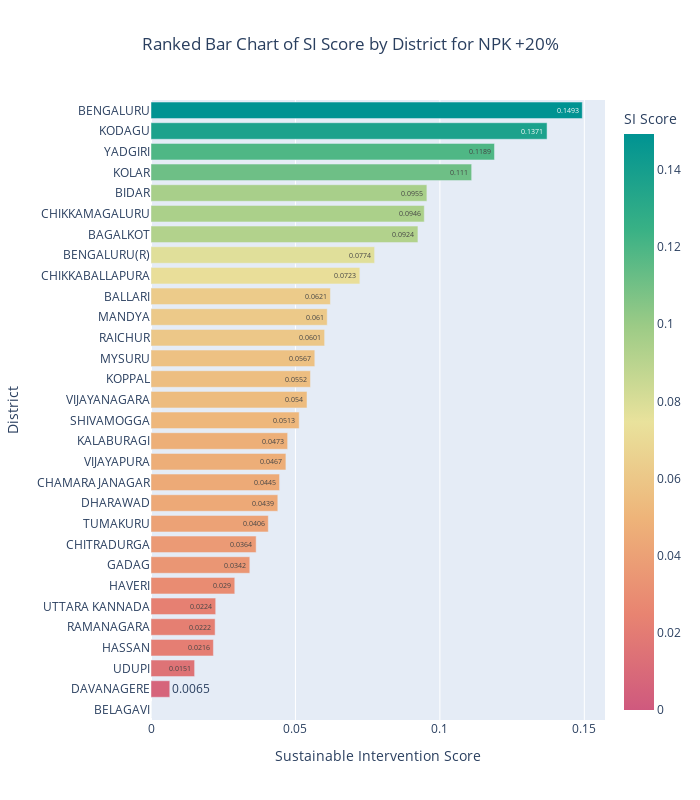

Notebook cell for this chart:
### Code cell
import plotly.express as px
ranked_df = result_df[['node', 'SI_Score']].sort_values(by='SI_Score', ascending=True)
ranked_df = ranked_df[ranked_df['SI_Score'] <= 5]

ranked_df = ranked_df.dropna()

ranked_df['SI_Score'] = ranked_df['SI_Score'].round(4)

fig = px.bar(
    ranked_df,
    x='SI_Score',        
    y='node',            
    text='SI_Score',     
    title='Ranked Bar Chart of SI Score by District for NPK +20%',
    labels={'node': 'District', 'SI_Score': 'SI Score'},
    color='SI_Score',    
    color_continuous_scale='Temps_r'
)

fig.update_layout(
    width=700,
    height=800,
    xaxis_title='Sustainable Intervention Score',
    yaxis_title='District',
    title_x=0.5 
)

fig.show()

### Figure 1 — Plotly figure (JSON) as saved in the notebook; plotly's stock layout.template omitted (floating-point values rounded to 4 significant figures)
{"data": [{"alignmentgroup": "True", "hovertemplate": "SI Score=%{marker.color}<br>District=%{y}<extra></extra>", "legendgroup": "", "marker": {"color": [0, 0.0065, 0.0151, 0.0216, 0.0222, 0.0224, 0.029, 0.0342, 0.0364, 0.0406, 0.0439, 0.0445, 0.0467, 0.0473, 0.0513, 0.054, 0.0552, 0.0567, 0.0601, 0.061, 0.0621, 0.0723, 0.0774, 0.0924, 0.0946, 0.0955, 0.111, 0.1189, 0.1371, 0.1493], "coloraxis": "coloraxis", "pattern": {"shape": ""}}, "name": "", "offsetgroup": "", "orientation": "h", "showlegend": false, "text": [0, 0.0065, 0.0151, 0.0216, 0.0222, 0.0224, 0.029, 0.0342, 0.0364, 0.0406, 0.0439, 0.0445, 0.0467, 0.0473, 0.0513, 0.054, 0.0552, 0.0567, 0.0601, 0.061, 0.0621, 0.0723, 0.0774, 0.0924, 0.0946, 0.0955, 0.111, 0.1189, 0.1371, 0.1493], "textposition": "auto", "type": "bar", "x": [0, 0.0065, 0.0151, 0.0216, 0.0222, 0.0224, 0.029, 0.0342, 0.0364, 0.0406, 0.0439, 0.0445, 0.0467, 0.0473, 0.0513, 0.054, 0.0552, 0.0567, 0.0601, 0.061, 0.0621, 0.0723, 0.0774, 0.0924, 0.0946, 0.0955, 0.111, 0.1189, 0.1371, 0.1493], "xaxis": "x", "y": ["BELAGAVI", "DAVANAGERE", "UDUPI", "HASSAN", "RAMANAGARA", "UTTARA KANNADA", "HAVERI", "GADAG", "CHITRADURGA", "TUMAKURU", "DHARAWAD", "CHAMARAJANAGAR", "VIJAYAPURA", "KALABURAGI", "SHIVAMOGGA", "VIJAYANAGARA", "KOPPAL", "MYSURU", "RAICHUR", "MANDYA", "BALLARI", "CHIKKABALLAPURA", "BENGALURU(R)", "BAGALKOT", "CHIKKAMAGALURU", "BIDAR", "KOLAR", "YADGIRI", "KODAGU", "BENGALURU"], "yaxis": "y"}], "layout": {"barmode": "relative", "coloraxis": {"colorbar": {"title": {"text": "SI Score"}}, "colorscale": [[0, "rgb(207, 89, 126)"], [0.1667, "rgb(232, 132, 113)"], [0.3333, "rgb(238, 180, 121)"], [0.5, "rgb(233, 226, 156)"], [0.6667, "rgb(156, 203, 134)"], [0.8333, "rgb(57, 177, 133)"], [1, "rgb(0, 147, 146)"]]}, "height": 800, "legend": {"tracegroupgap": 0}, "title": {"text": "Ranked Bar Chart of SI Score by District for NPK +20%", "x": 0.5}, "width": 700, "xaxis": {"anchor": "y", "domain": [0, 1], "title": {"text": "Sustainable Intervention Score"}}, "yaxis": {"anchor": "x", "domain": [0, 1], "title": {"text": "District"}}}}
